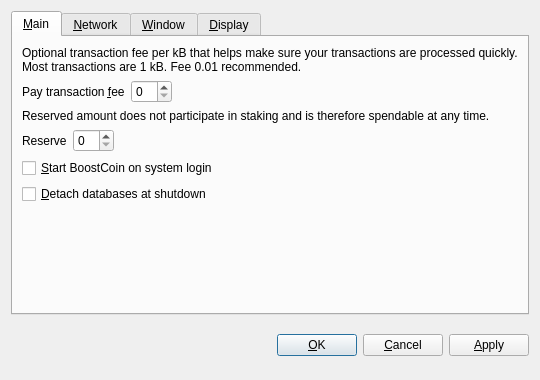
<?xml version="1.0" encoding="UTF-8"?>
<ui version="4.0">
 <class>OptionsDialog</class>
 <widget class="QDialog" name="OptionsDialog">
  <property name="geometry">
   <rect>
    <x>0</x>
    <y>0</y>
    <width>540</width>
    <height>380</height>
   </rect>
  </property>
  <property name="windowTitle">
   <string>Options</string>
  </property>
  <property name="styleSheet">
   <string notr="true">QDialog {
        color: white;
        background-color: #333333;
        border: none;
}

QMainWindow {
        color: white;
        background-color: #333333;
        border: none;
}

QMenu {
        background-color: #333333;
        color: white;
}

QMenu::item:selected {
        background-color: #AEC6CF;
        color: white;
}

QMenu::item:hover {
        background-color: #33ffff;
        color: white;
}

QProgressBar {
        background-color: #333333;
        border-radius: 6px;
        text-align: center;
        color: white;
}

QProgressBar::chunk {
        background: QLinearGradient(x1: 0, y1: 0, x2: 1, y2: 0, stop: 0 #330000, stop: 1 #AEC6CF);
        border-radius: 6px; margin: 0px;
}

QScrollArea {
        border-radius: 6px;
        border-width: 0;
        border-style: none;
        padding: 8px;
        background-color: #000000;
        color: white;
}

QFormLayout {
        border-radius: 6px;
        border-width: 0;
        border-style: none;
        padding: 8px;
        background-color: #000000;
        color: white;
}

QCheckBox {
        border-radius: 4px;
        border-width: 0;
        border-style: none;
        padding: 8px;
        background-color: #000000;
        color: white;
}

QVBoxLayout {
        border-radius: 6px;
        border-width: 0;
        border-style: none;
        padding: 8px;
        background-color: #000000;
        color: white;
}

QFrame#central {
        background-color: #333333;
        border: none
}

QFrame#SendCoinsEntry {
        background-color: #333333;
        border: none;
        min-width: 10em;
        padding: 6px;
}

QFrame#frame, QFrame#frame_2, QFrame#frame_3 {
        background-color: #000000;
        border-style: plain;
        border-width: 20px;
        border-radius: 15px;
        border-color: #000000;
        min-width: 10em;
        padding: 6px;
}

QLabel {
        background-color: transparent;
        color: white;
        font-weight: normal
}

QLabel[openExternalLinks=true], QHeaderView {
        color: #aaaaaa
}

QLabel[openExternalLinks=false] {
        color: white;
        font-weight: normal
}

QPushButton, QToolButton {
        border: 4px solid #000000;
        border-radius: 7px;
        background-color: #000000;
        color: white;
        padding: 6px;
        margin: 6px;
}

QPushButton:checked, QToolButton:checked {
        color: #AEC6CF;
}

QPushButton:pressed, QToolButton:pressed {
        border-color: #AEC6CF;
        color: #AEC6CF;
}

QPushButton:disabled, QToolButton:disabled {
        color: #444;
        background-color: #222222;
}

scrollAreaWidgetContents QToolButton {
        border-radius: 8px;
        border-width: 0px;
}

scrollAreaWidgetContents {
        background: #222222
}

scrollAreaWidgetContents &gt; QFrame {
        background-color: #222222;
        border-width: 0px;
        border-style: none;
}

QToolBar {
        background: #333333;
        border: 0px solid black;
        padding: 3px;
}

QToolBar::handle {
        image: url(handle.png);
}

QMenuBar {
        background: #333333;
}

QMenuBar::item {
        background: #333333;
        color: white;
}

QStatusBar {
        background: #333333;
}

QLineEdit {
        border-radius: 6px;
        border-width: 1px;
        border-color: #222222;
        padding: 8px;
        background-color: #000000;
        color: white;
}

QLineEdit:disabled {
        border-radius: 6px;
        border-width: 1px;
        border-color: #222222;
        padding: 8px;
        background-color: #262626;
        color: white;
}

QComboBox {
        border-radius: 8px;
        border-width: 0;
        border-style: none;
        padding: 4px;
        background-color: #000000;
        color: white;
}

payAmount {
        border-radius: 8px;
        border-width: 0;
        border-style: none;
        padding: 4px;
        background-color: #000000;
        color: white;
}

QComboBox::drop-down {
        border-width: 0;
        border-style: none;
        background-color: #000000;
        color: white;
}

QTableView {
        background: #000000;
        color: white;
        border-style: none;
        selection-background-color: #aaaaaa;
        alternate-background-color: #222222;
        selection-color: #000000;
        border: 0px solid black;
}

QHeaderView {
        color: #aaaaaa;
        background-color: #000000;
        background-image: none;
}

QHeaderView::section {
        color: #aaaaaa;
        background-color: #222222;
}

QHeaderView::section:checked {
        background-color: #000000;
}

QTabWidget {
        background: #333333;
}

QTabWidget::pane {
        border-top: 1px solid #000000;
        border: 2px solid #000000;
        border-bottom-left-radius: 8px;
        border-bottom-right-radius: 8px;
        border-top-right-radius: 8px;
        background: #333333;
}

QTabWidget::tab-bar {
        left: 5px;
}

</string>
  </property>
  <property name="modal">
   <bool>true</bool>
  </property>
  <layout class="QVBoxLayout" name="verticalLayout">
   <item>
    <widget class="QTabWidget" name="tabWidget">
     <property name="tabPosition">
      <enum>QTabWidget::North</enum>
     </property>
     <property name="currentIndex">
      <number>0</number>
     </property>
     <widget class="QWidget" name="tabMain">
      <attribute name="title">
       <string>&amp;Main</string>
      </attribute>
      <layout class="QVBoxLayout" name="verticalLayout_Main">
       <item>
        <widget class="QLabel" name="transactionFeeInfoLabel">
         <property name="text">
          <string>Optional transaction fee per kB that helps make sure your transactions are processed quickly. Most transactions are 1 kB. Fee 0.01 recommended.</string>
         </property>
         <property name="textFormat">
          <enum>Qt::PlainText</enum>
         </property>
         <property name="wordWrap">
          <bool>true</bool>
         </property>
        </widget>
       </item>
       <item>
        <layout class="QHBoxLayout" name="horizontalLayoutFee">
         <item>
          <widget class="QLabel" name="transactionFeeLabel">
           <property name="text">
            <string>Pay transaction &amp;fee</string>
           </property>
           <property name="textFormat">
            <enum>Qt::PlainText</enum>
           </property>
           <property name="buddy">
            <cstring>transactionFee</cstring>
           </property>
          </widget>
         </item>
         <item>
          <widget class="BitcoinAmountField" name="transactionFee"/>
         </item>
         <item>
          <spacer name="horizontalSpacerFee">
           <property name="orientation">
            <enum>Qt::Horizontal</enum>
           </property>
           <property name="sizeHint" stdset="0">
            <size>
             <width>40</width>
             <height>20</height>
            </size>
           </property>
          </spacer>
         </item>
        </layout>
       </item>
       <item>
        <widget class="QLabel" name="reserveBalanceInfoLabel">
         <property name="text">
          <string>Reserved amount does not participate in staking and is therefore spendable at any time.</string>
         </property>
         <property name="textFormat">
          <enum>Qt::PlainText</enum>
         </property>
         <property name="wordWrap">
          <bool>true</bool>
         </property>
        </widget>
       </item>
       <item>
        <layout class="QHBoxLayout" name="horizontalLayoutReserveBalance">
         <item>
          <widget class="QLabel" name="reserveBalanceLabel">
           <property name="text">
            <string>Reserve</string>
           </property>
           <property name="textFormat">
            <enum>Qt::PlainText</enum>
           </property>
           <property name="buddy">
            <cstring>reserveBalance</cstring>
           </property>
          </widget>
         </item>
         <item>
          <widget class="BitcoinAmountField" name="reserveBalance"/>
         </item>
         <item>
          <spacer name="horizontalSpacerReserveBalance">
           <property name="orientation">
            <enum>Qt::Horizontal</enum>
           </property>
           <property name="sizeHint" stdset="0">
            <size>
             <width>40</width>
             <height>20</height>
            </size>
           </property>
          </spacer>
         </item>
        </layout>
       </item>
       <item>
        <widget class="QCheckBox" name="bitcoinAtStartup">
         <property name="toolTip">
          <string>Automatically start BoostCoin after logging in to the system.</string>
         </property>
         <property name="text">
          <string>&amp;Start BoostCoin on system login</string>
         </property>
        </widget>
       </item>
       <item>
        <widget class="QCheckBox" name="detachDatabases">
         <property name="toolTip">
          <string>Detach block and address databases at shutdown. This means they can be moved to another data directory, but it slows down shutdown. The wallet is always detached.</string>
         </property>
         <property name="text">
          <string>&amp;Detach databases at shutdown</string>
         </property>
        </widget>
       </item>
       <item>
        <spacer name="verticalSpacer_Main">
         <property name="orientation">
          <enum>Qt::Vertical</enum>
         </property>
         <property name="sizeHint" stdset="0">
          <size>
           <width>20</width>
           <height>40</height>
          </size>
         </property>
        </spacer>
       </item>
      </layout>
     </widget>
     <widget class="QWidget" name="tabNetwork">
      <attribute name="title">
       <string>&amp;Network</string>
      </attribute>
      <layout class="QVBoxLayout" name="verticalLayout_Network">
       <item>
        <widget class="QCheckBox" name="mapPortUpnp">
         <property name="toolTip">
          <string>Automatically open the BoostCoin client port on the router. This only works when your router supports UPnP and it is enabled.</string>
         </property>
         <property name="text">
          <string>Map port using &amp;UPnP</string>
         </property>
        </widget>
       </item>
       <item>
        <widget class="QCheckBox" name="connectSocks">
         <property name="toolTip">
          <string>Connect to the BoostCoin network through a SOCKS proxy (e.g. when connecting through Tor).</string>
         </property>
         <property name="text">
          <string>&amp;Connect through SOCKS proxy:</string>
         </property>
        </widget>
       </item>
       <item>
        <layout class="QHBoxLayout" name="horizontalLayout_Network">
         <item>
          <widget class="QLabel" name="proxyIpLabel">
           <property name="text">
            <string>Proxy &amp;IP:</string>
           </property>
           <property name="textFormat">
            <enum>Qt::PlainText</enum>
           </property>
           <property name="buddy">
            <cstring>proxyIp</cstring>
           </property>
          </widget>
         </item>
         <item>
          <widget class="QValidatedLineEdit" name="proxyIp">
           <property name="maximumSize">
            <size>
             <width>140</width>
             <height>16777215</height>
            </size>
           </property>
           <property name="toolTip">
            <string>IP address of the proxy (e.g. 127.0.0.1)</string>
           </property>
          </widget>
         </item>
         <item>
          <widget class="QLabel" name="proxyPortLabel">
           <property name="text">
            <string>&amp;Port:</string>
           </property>
           <property name="textFormat">
            <enum>Qt::PlainText</enum>
           </property>
           <property name="buddy">
            <cstring>proxyPort</cstring>
           </property>
          </widget>
         </item>
         <item>
          <widget class="QLineEdit" name="proxyPort">
           <property name="maximumSize">
            <size>
             <width>55</width>
             <height>16777215</height>
            </size>
           </property>
           <property name="toolTip">
            <string>Port of the proxy (e.g. 9050)</string>
           </property>
          </widget>
         </item>
         <item>
          <widget class="QLabel" name="socksVersionLabel">
           <property name="text">
            <string>SOCKS &amp;Version:</string>
           </property>
           <property name="textFormat">
            <enum>Qt::PlainText</enum>
           </property>
           <property name="buddy">
            <cstring>socksVersion</cstring>
           </property>
          </widget>
         </item>
         <item>
          <widget class="QValueComboBox" name="socksVersion">
           <property name="toolTip">
            <string>SOCKS version of the proxy (e.g. 5)</string>
           </property>
          </widget>
         </item>
         <item>
          <spacer name="horizontalSpacer_Network">
           <property name="orientation">
            <enum>Qt::Horizontal</enum>
           </property>
           <property name="sizeHint" stdset="0">
            <size>
             <width>40</width>
             <height>20</height>
            </size>
           </property>
          </spacer>
         </item>
        </layout>
       </item>
       <item>
        <widget class="QCheckBox" name="connectTorProxy">
         <property name="text">
          <string>Connect using native Tor Proxy, Requires wallet restart!</string>
         </property>
         <property name="checked">
          <bool>true</bool>
         </property>
        </widget>
       </item>
       <item>
        <spacer name="verticalSpacer_Network">
         <property name="orientation">
          <enum>Qt::Vertical</enum>
         </property>
         <property name="sizeHint" stdset="0">
          <size>
           <width>20</width>
           <height>40</height>
          </size>
         </property>
        </spacer>
       </item>
      </layout>
     </widget>
     <widget class="QWidget" name="tabWindow">
      <attribute name="title">
       <string>&amp;Window</string>
      </attribute>
      <layout class="QVBoxLayout" name="verticalLayout_Window">
       <item>
        <widget class="QCheckBox" name="minimizeToTray">
         <property name="toolTip">
          <string>Show only a tray icon after minimizing the window.</string>
         </property>
         <property name="text">
          <string>&amp;Minimize to the tray instead of the taskbar</string>
         </property>
        </widget>
       </item>
       <item>
        <widget class="QCheckBox" name="minimizeOnClose">
         <property name="toolTip">
          <string>Minimize instead of exit the application when the window is closed. When this option is enabled, the application will be closed only after selecting Quit in the menu.</string>
         </property>
         <property name="text">
          <string>M&amp;inimize on close</string>
         </property>
        </widget>
       </item>
       <item>
        <spacer name="verticalSpacer_Window">
         <property name="orientation">
          <enum>Qt::Vertical</enum>
         </property>
         <property name="sizeHint" stdset="0">
          <size>
           <width>20</width>
           <height>40</height>
          </size>
         </property>
        </spacer>
       </item>
      </layout>
     </widget>
     <widget class="QWidget" name="tabDisplay">
      <attribute name="title">
       <string>&amp;Display</string>
      </attribute>
      <layout class="QVBoxLayout" name="verticalLayout_Display">
       <item>
        <layout class="QHBoxLayout" name="horizontalLayout_1_Display">
         <item>
          <widget class="QLabel" name="langLabel">
           <property name="text">
            <string>User Interface &amp;language:</string>
           </property>
           <property name="textFormat">
            <enum>Qt::PlainText</enum>
           </property>
           <property name="buddy">
            <cstring>lang</cstring>
           </property>
          </widget>
         </item>
         <item>
          <widget class="QValueComboBox" name="lang">
           <property name="toolTip">
            <string>The user interface language can be set here. This setting will take effect after restarting BoostCoin.</string>
           </property>
          </widget>
         </item>
        </layout>
       </item>
       <item>
        <layout class="QHBoxLayout" name="horizontalLayout_2_Display">
         <item>
          <widget class="QLabel" name="unitLabel">
           <property name="text">
            <string>&amp;Unit to show amounts in:</string>
           </property>
           <property name="textFormat">
            <enum>Qt::PlainText</enum>
           </property>
           <property name="buddy">
            <cstring>unit</cstring>
           </property>
          </widget>
         </item>
         <item>
          <widget class="QValueComboBox" name="unit">
           <property name="toolTip">
            <string>Choose the default subdivision unit to show in the interface and when sending coins.</string>
           </property>
          </widget>
         </item>
        </layout>
       </item>
       <item>
        <widget class="QCheckBox" name="displayAddresses">
         <property name="toolTip">
          <string>Whether to show BoostCoin addresses in the transaction list or not.</string>
         </property>
         <property name="text">
          <string>&amp;Display addresses in transaction list</string>
         </property>
        </widget>
       </item>
       <item>
        <widget class="QCheckBox" name="coinControlFeatures">
         <property name="toolTip">
          <string>Whether to show coin control features or not.</string>
         </property>
         <property name="text">
          <string>Display coin &amp;control features (experts only!)</string>
         </property>
        </widget>
       </item>
       <item>
        <spacer name="verticalSpacer_Display">
         <property name="orientation">
          <enum>Qt::Vertical</enum>
         </property>
         <property name="sizeHint" stdset="0">
          <size>
           <width>20</width>
           <height>40</height>
          </size>
         </property>
        </spacer>
       </item>
      </layout>
     </widget>
    </widget>
   </item>
   <item>
    <layout class="QHBoxLayout" name="horizontalLayout_Buttons">
     <item>
      <spacer name="horizontalSpacer_1">
       <property name="orientation">
        <enum>Qt::Horizontal</enum>
       </property>
       <property name="sizeHint" stdset="0">
        <size>
         <width>40</width>
         <height>48</height>
        </size>
       </property>
      </spacer>
     </item>
     <item>
      <widget class="QLabel" name="statusLabel">
       <property name="font">
        <font>
         <weight>50</weight>
         <bold>false</bold>
        </font>
       </property>
       <property name="text">
        <string/>
       </property>
       <property name="textFormat">
        <enum>Qt::PlainText</enum>
       </property>
       <property name="wordWrap">
        <bool>true</bool>
       </property>
      </widget>
     </item>
     <item>
      <spacer name="horizontalSpacer_2">
       <property name="orientation">
        <enum>Qt::Horizontal</enum>
       </property>
       <property name="sizeHint" stdset="0">
        <size>
         <width>40</width>
         <height>48</height>
        </size>
       </property>
      </spacer>
     </item>
     <item>
      <widget class="QPushButton" name="okButton">
       <property name="text">
        <string>&amp;OK</string>
       </property>
      </widget>
     </item>
     <item>
      <widget class="QPushButton" name="cancelButton">
       <property name="text">
        <string>&amp;Cancel</string>
       </property>
       <property name="autoDefault">
        <bool>false</bool>
       </property>
      </widget>
     </item>
     <item>
      <widget class="QPushButton" name="applyButton">
       <property name="text">
        <string>&amp;Apply</string>
       </property>
       <property name="autoDefault">
        <bool>false</bool>
       </property>
      </widget>
     </item>
    </layout>
   </item>
  </layout>
 </widget>
 <customwidgets>
  <customwidget>
   <class>BitcoinAmountField</class>
   <extends>QSpinBox</extends>
   <header>bitcoinamountfield.h</header>
   <container>1</container>
  </customwidget>
  <customwidget>
   <class>QValueComboBox</class>
   <extends>QComboBox</extends>
   <header>qvaluecombobox.h</header>
  </customwidget>
  <customwidget>
   <class>QValidatedLineEdit</class>
   <extends>QLineEdit</extends>
   <header>qvalidatedlineedit.h</header>
  </customwidget>
 </customwidgets>
 <resources/>
 <connections/>
</ui>
